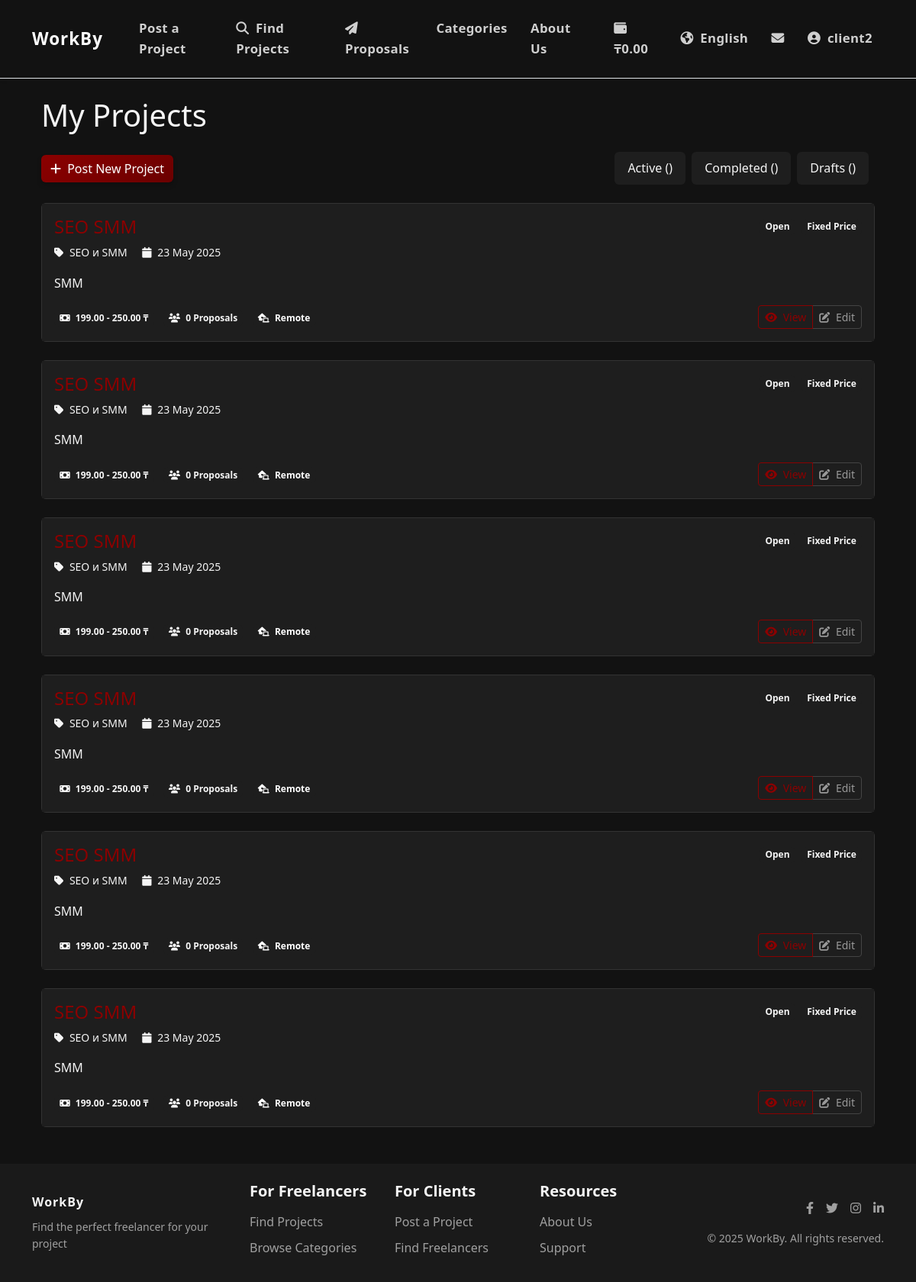
Page /en/my-projects/ (signed in) on the earlier database version.
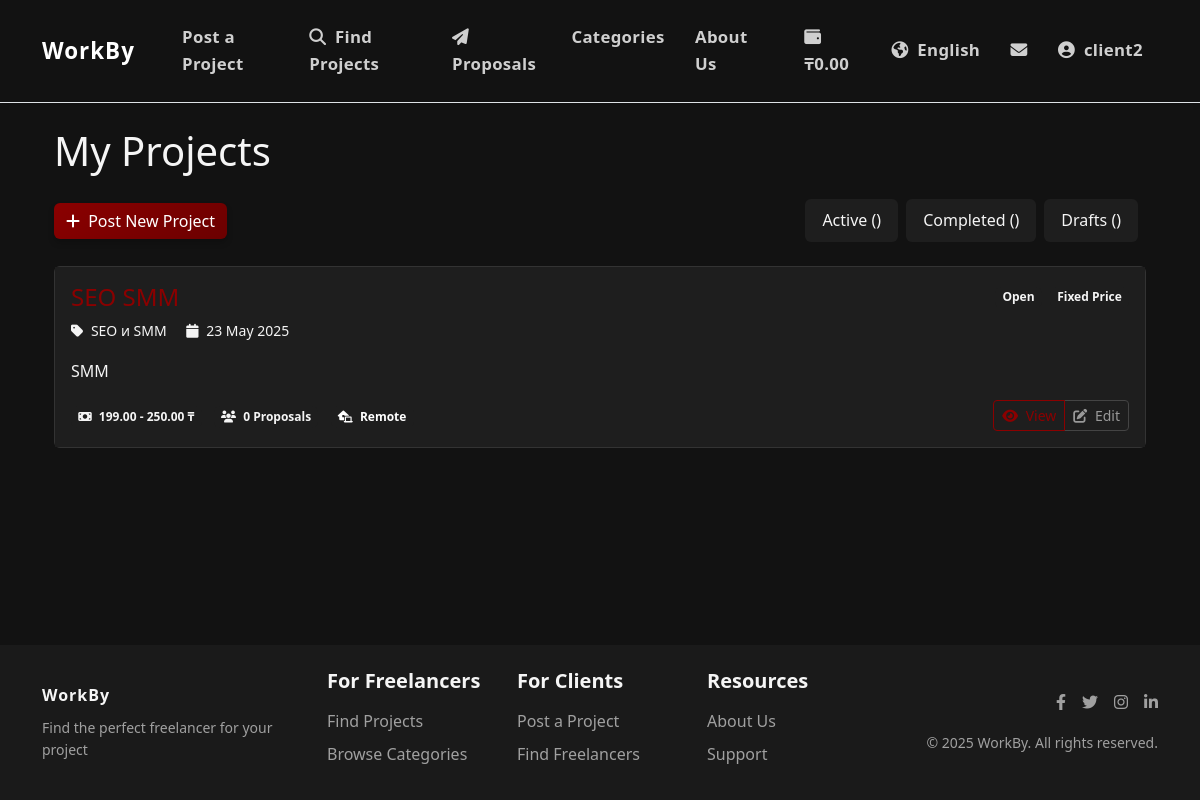
Same page on the later database version.
### payments/models.py (models this page shows, shortened)
class Wallet(models.Model):
    user = models.OneToOneField(
        settings.AUTH_USER_MODEL,
        on_delete=models.CASCADE,
        related_name='wallet'
    )
    balance = models.DecimalField(_('Balance'), max_digits=10, decimal_places=2, default=0)
    is_active = models.BooleanField(_('Active'), default=True)
    created_at = models.DateTimeField(_('Created At'), auto_now_add=True)
    updated_at = models.DateTimeField(_('Updated At'), auto_now=True)
    class Meta:
        verbose_name = _('Wallet')
        verbose_name_plural = _('Wallets')

### accounts/models.py (models this page shows, shortened)
class User(AbstractUser):
    USER_TYPE_CHOICES = (
        ('client', _('Client')),
        ('freelancer', _('Freelancer')),
    )
    LANGUAGE_CHOICES = (
        ('en', _('English')),
        ('ru', _('Russian')),
        ('kk', _('Kazakh')),
    )
    user_type = models.CharField(_('User Type'), max_length=10, choices=USER_TYPE_CHOICES, default='client')
    bio = models.TextField(_('Biography'), blank=True)
    avatar = models.ImageField(_('Avatar'), upload_to='avatars/', blank=True, null=True)
    phone_number = models.CharField(_('Phone Number'), max_length=15, blank=True)
    preferred_language = models.CharField(_('Preferred Language'), max_length=2, choices=LANGUAGE_CHOICES, default='en')
    dark_mode = models.BooleanField(_('Dark Mode'), default=False)
    skills = models.TextField(_('Skills'), blank=True)
    hourly_rate = models.DecimalField(_('Hourly Rate'), max_digits=10, decimal_places=2, null=True, blank=True)
    company_name = models.CharField(_('Company Name'), max_length=100, blank=True)
    @property
    def is_client(self):
        return self.user_type == 'client'
    @property
    def is_freelancer(self):
        return self.user_type == 'freelancer'

### jobs/models.py (models this page shows, shortened)
class Project(models.Model):
    STATUS_CHOICES = (
        ('draft', _('Draft')),
        ('open', _('Open')),
        ('in_progress', _('In Progress')),
        ('completed', _('Completed')),
        ('cancelled', _('Cancelled')),
    )
    BUDGET_TYPE_CHOICES = (
        ('fixed', _('Fixed Price')),
        ('hourly', _('Hourly Rate')),
    )
    title = models.CharField(_('Title'), max_length=200)
    description = models.TextField(_('Description'))
    client = models.ForeignKey(
        settings.AUTH_USER_MODEL,
        on_delete=models.CASCADE,
        related_name='client_projects'
    )
    category = models.ForeignKey(
        Category,
        on_delete=models.CASCADE,
        related_name='projects'
    )
    tags = models.ManyToManyField(
        Tag,
        blank=True,
        related_name='projects'
    )
    budget_type = models.CharField(
        _('Budget Type'),
        max_length=10,
        choices=BUDGET_TYPE_CHOICES
    )
    budget_min = models.DecimalField(
        _('Minimum Budget'),
        max_digits=10,
        decimal_places=2
    )
    budget_max = models.DecimalField(
        _('Maximum Budget'),
        max_digits=10,
        decimal_places=2
    )
    deadline = models.DateTimeField(_('Deadline'), null=True, blank=True)
    status = models.CharField(
        _('Status'),
        max_length=20,
        choices=STATUS_CHOICES,
        default='draft'
    )
    created_at = models.DateTimeField(_('Created At'), auto_now_add=True)
    updated_at = models.DateTimeField(_('Updated At'), auto_now=True)
    location_required = models.CharField(_('Location Required'), max_length=100, blank=True)
    is_remote = models.BooleanField(_('Remote Job'), default=True)
    experience_required = models.CharField(_('Experience Required'), max_length=100, blank=True)
    is_private = models.BooleanField(_('Private Project'), default=False, help_text=_('Private projects are only visible to invited freelancers'))
    class Meta:
        verbose_name = _('Project')
        verbose_name_plural = _('Projects')
        ordering = ['-created_at']

class Category(models.Model):
    name = models.CharField(_('Name'), max_length=100)
    name_en = models.CharField(_('Name (English)'), max_length=100, blank=True)
    name_ru = models.CharField(_('Name (Russian)'), max_length=100, blank=True)
    name_kk = models.CharField(_('Name (Kazakh)'), max_length=100, blank=True)
    slug = models.SlugField(_('Slug'), max_length=100, unique=True)
    description = models.TextField(_('Description'), blank=True)
    class Meta:
        verbose_name = _('Category')
        verbose_name_plural = _('Categories')
        ordering = ['name']

### jobs/views.py (the view)
# urls.py: path('my-projects/', views.my_projects_view, name='my_projects'),
@login_required
def my_projects_view(request):
    if request.user.user_type == 'client':
        projects = Project.objects.filter(client=request.user)
    else:
        accepted_proposals = Proposal.objects.filter(
            freelancer=request.user,
            status='accepted'
        ).values_list('project_id', flat=True)
        projects = Project.objects.filter(id__in=accepted_proposals)
    status = request.GET.get('status')
    if status:
        projects = projects.filter(status=status)
    context = {
        'projects': projects,
    }
    return render(request, 'jobs/my_projects.html', context)

### templates/jobs/my_projects.html (shortened to what this page needs)
{% extends 'base.html' %}
{% load i18n %}
{% load static %}
{% block content %}
<div class="container">
    <h1 class="mb-4">{% trans "My Projects" %}</h1>
    <div class="d-flex justify-content-between align-items-center mb-4">
        <a href="{% url 'jobs:project_create' %}" class="btn btn-primary">
            <i class="fas fa-plus me-1"></i> {% trans "Post New Project" %}
        </a>
        <div class="nav nav-pills">
            <a class="nav-link {% if active_tab == 'active' %}active{% endif %}" href="?tab=active">
                {% trans "Active" %} ({{ active_count }})
            </a>
            <a class="nav-link {% if active_tab == 'completed' %}active{% endif %}" href="?tab=completed">
                {% trans "Completed" %} ({{ completed_count }})
            </a>
            <a class="nav-link {% if active_tab == 'drafts' %}active{% endif %}" href="?tab=drafts">
                {% trans "Drafts" %} ({{ drafts_count }})
            </a>
        </div>
    </div>
    {% if projects %}
        <div class="project-list">
            {% for project in projects %}
                <div class="card mb-4">
                    <div class="card-body">
                        <div class="d-flex justify-content-between align-items-start mb-3">
                            <div>
                                <h4 class="card-title">
                                    <a href="{% url 'jobs:project_detail' project.pk %}" class="text-decoration-none">
                                    </a>
                                </h4>
                                <div class="text-muted small">
                                    <span class="me-3">
                                        <i class="fas fa-tag me-1"></i> {{ project.category.name }}
                                    </span>
                                    <span class="me-3">
                                        <i class="fas fa-calendar me-1"></i> {{ project.created_at|date:"d M Y" }}
                                    </span>
                                </div>
                            </div>
                            <div>
                                <span class="badge bg-{{ project.status|slugify }}">
                                    {{ project.get_status_display }}
                                </span>
                                <span class="badge bg-primary ms-1">
                                    {{ project.get_budget_type_display }}
                                </span>
                            </div>
                        </div>
                        <p class="mb-3">{{ project.description|truncatewords:40 }}</p>
                        <div class="d-flex justify-content-between align-items-center">
                            <div>
                                <span class="badge bg-secondary me-2">
                                    <i class="fas fa-money-bill me-1"></i> {{ project.budget_min }} - {{ project.budget_max }} ₸
                                </span>
                                <span class="badge bg-secondary me-2">
                                    <i class="fas fa-users me-1"></i> {{ project.proposals.count }} {% trans "Proposals" %}
                                </span>
                                {% if project.is_remote %}
                                    <span class="badge bg-info text-dark">
                                        <i class="fas fa-laptop-house me-1"></i> {% trans "Remote" %}
                                    </span>
                                {% endif %}
                            </div>
                            <div class="btn-group">
                                <a href="{% url 'jobs:project_detail' project.pk %}" class="btn btn-sm btn-outline-primary">
                                    <i class="fas fa-eye me-1"></i> {% trans "View" %}
                                </a>
                                {% if project.status == 'draft' or project.status == 'open' %}
                                    <a href="{% url 'jobs:project_edit' project.pk %}" class="btn btn-sm btn-outline-secondary">
                                        <i class="fas fa-edit me-1"></i> {% trans "Edit" %}
                                    </a>
                                {% endif %}
                            </div>
                        </div>
                    </div>
                </div>
            {% endfor %}
        </div>
    {% endif %}
</div>
{% endblock %}

### templates/includes/header.html (shortened to what this page needs)
{% load i18n %}
{% load static %}
<nav class="navbar navbar-expand-lg navbar-dark bg-dark border-bottom py-3">
    <div class="container">
        <a class="navbar-brand" href="{% url 'jobs:home' %}">
            <span style="font-size: 1.4rem; font-weight: 700; letter-spacing: 1px; color: #fff;">WorkBy</span>
        </a>
        <div class="collapse navbar-collapse" id="navbarSupportedContent">
            <ul class="navbar-nav me-auto mb-2 mb-lg-0">
                {% if user.is_authenticated %}
                    {% if user.is_client %}
                        <li class="nav-item">
                            <a class="nav-link" href="{% url 'jobs:project_create' %}">{% trans "Post a Project" %}</a>
                        </li>
                    {% endif %}
                    <li class="nav-item">
                        <a class="nav-link" href="{% url 'jobs:project_list' %}"><i class="fas fa-search me-1"></i> {% trans "Find Projects" %}</a>
                    </li>
                    <li class="nav-item">
                        <a class="nav-link" href="{% url 'jobs:my_proposals' %}">
                            <i class="fas fa-paper-plane me-1"></i> {% trans "Proposals" %}
                        </a>
                    </li>
                    <li class="nav-item">
                        <a class="nav-link" href="{% url 'jobs:categories' %}">{% trans "Categories" %}</a>
                    </li>
                    <li class="nav-item">
                        <a class="nav-link" href="{% url 'jobs:about' %}">{% trans "About Us" %}</a>
                    </li>
                {% endif %}
            </ul>
            <ul class="navbar-nav ml-auto align-items-center">
                {% if user.is_authenticated and user_balance is not None %}
                <li class="nav-item me-3">
                    <a href="{% url 'payments:wallet' %}" class="nav-link">
                        <i class="fas fa-wallet me-1"></i>
                        <span class="fw-bold">₸{{ user_balance }}</span>
                    </a>
                </li>
                {% endif %}
                <li class="nav-item dropdown">
                    <a class="nav-link dropdown-toggle" href="#" id="languageDropdown" role="button" data-bs-toggle="dropdown" aria-expanded="false">
                        <i class="fas fa-globe-americas me-1"></i>
                        {% get_current_language as CURRENT_LANGUAGE %}
                        {% if CURRENT_LANGUAGE == 'en' %}
                            {% trans "English" %}
                        {% elif CURRENT_LANGUAGE == 'ru' %}
                            {% trans "Russian" %}
                        {% elif CURRENT_LANGUAGE == 'kk' %}
                            {% trans "Kazakh" %}
                        {% endif %}
                    </a>
                </li>
                {% if user.is_authenticated %}
                    <li class="nav-item d-none d-lg-block">
                        <a class="nav-link" href="{% url 'chat:inbox' %}" title="{% trans 'Messages' %}">
                            <i class="fas fa-envelope"></i>
                        </a>
                    </li>
                    <li class="nav-item dropdown">
                        <a class="nav-link dropdown-toggle" href="#" id="navbarDropdown" role="button" data-bs-toggle="dropdown" aria-expanded="false">
                            {% if user.avatar %}
                                <img src="{{ user.avatar.url }}" alt="{{ user.get_full_name|default:user.username }}" class="avatar avatar-sm rounded-circle me-1">
                            {% else %}
                                <i class="fas fa-user-circle me-1"></i>
                            {% endif %}
                            {{ user.username }}
                        </a>
                    </li>
                {% endif %}
            </ul>
        </div>
    </div>
</nav>

Differences in the rows shown:
removed Project: category.name "SEO и SMM", created_at "23 May 2025", status "Open", budget_type "Fixed Price", description "SMM", budget_min "199.00", budget_max "250.00", proposals.count "0"
removed Project: category.name "SEO и SMM", created_at "23 May 2025", status "Open", budget_type "Fixed Price", description "SMM", budget_min "199.00", budget_max "250.00", proposals.count "0"
removed Project: category.name "SEO и SMM", created_at "23 May 2025", status "Open", budget_type "Fixed Price", description "SMM", budget_min "199.00", budget_max "250.00", proposals.count "0"
removed Project: category.name "SEO и SMM", created_at "23 May 2025", status "Open", budget_type "Fixed Price", description "SMM", budget_min "199.00", budget_max "250.00", proposals.count "0"
removed Project: category.name "SEO и SMM", created_at "23 May 2025", status "Open", budget_type "Fixed Price", description "SMM", budget_min "199.00", budget_max "250.00", proposals.count "0"
